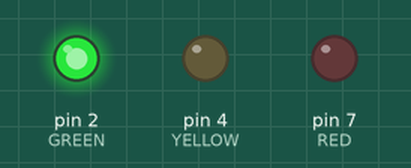
Simulated run of this sketch. Board: Arduino Uno, built with avr-gcc and run on an emulated ATmega328P. On the bench: output pins drawn as LEDs (lit = HIGH).

Above: at 5.0 s.
At 12.5 s:
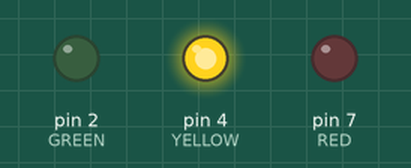
At 20.0 s:
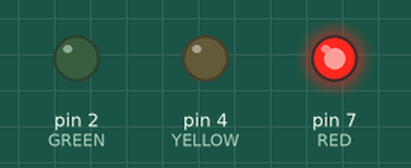
Timing chart, 0 to 32.5 s (numbered marks = the images above):
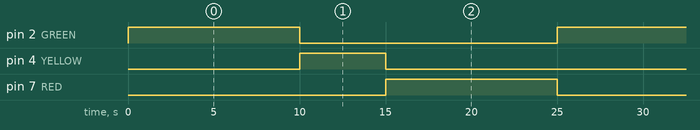

Measured:
- by itself, pin 2 (GREEN), pin 7 (RED): alternates HIGH for 10.0 s and LOW for 15.0 s
- by itself, pin 4 (YELLOW): alternates HIGH for 5.0 s and LOW for 20.0 s
- by itself, everything shown: repeats every 25.0 s, in 4 steps

The sketch:

trafficlight.ino
```cpp
/*
 * name: Collen Irwin
 * date: 10/14/2016
 * desc: Traffic Light (sort of)
 *       Gotta find a green LED!
 */

const int GREEN  = 2;
const int YELLOW = 4;
const int RED    = 7;

void setup() {
  pinMode(GREEN,  OUTPUT);
  pinMode(YELLOW, OUTPUT);
  pinMode(RED,    OUTPUT);
}

void loop() {
  // Changed to 10 sec, 5 sec, 10 sec
  // makes it a bit nicer to watch
  blink(GREEN,  10000); // 10 seconds
  blink(YELLOW,  5000); // 5  seconds
  blink(RED,    10000); // 10 seconds
}

void blink(int port, int wait) {
  digitalWrite(port, HIGH);
  delay(wait);
  digitalWrite(port, LOW);
}
```
